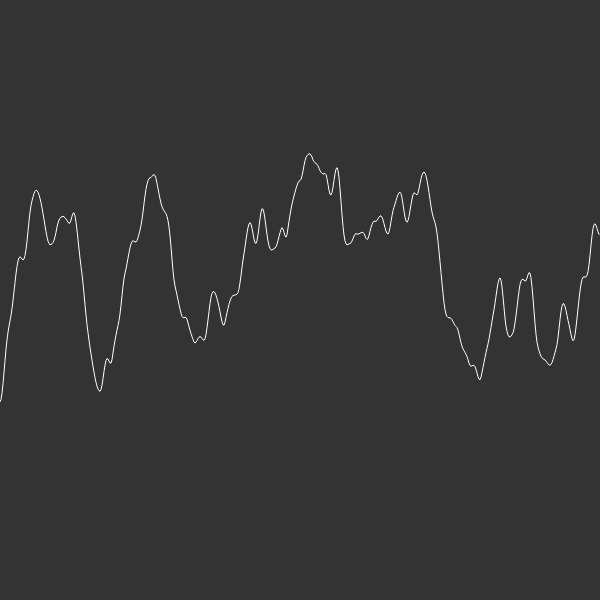
Frame 1 (no input)
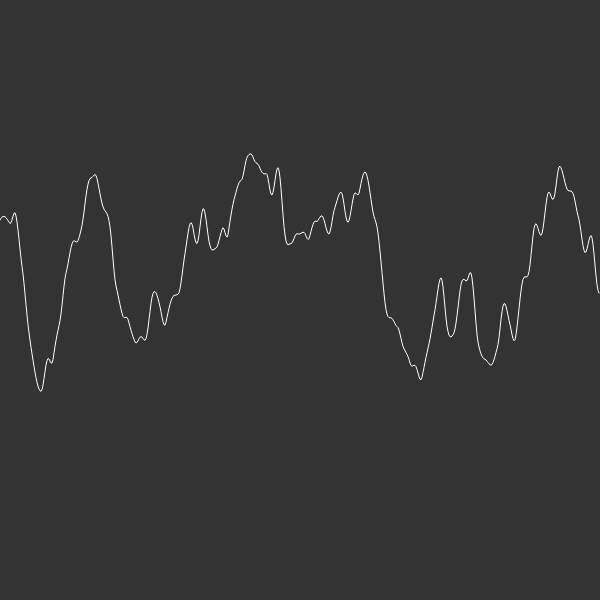
Frame 60 (no input)
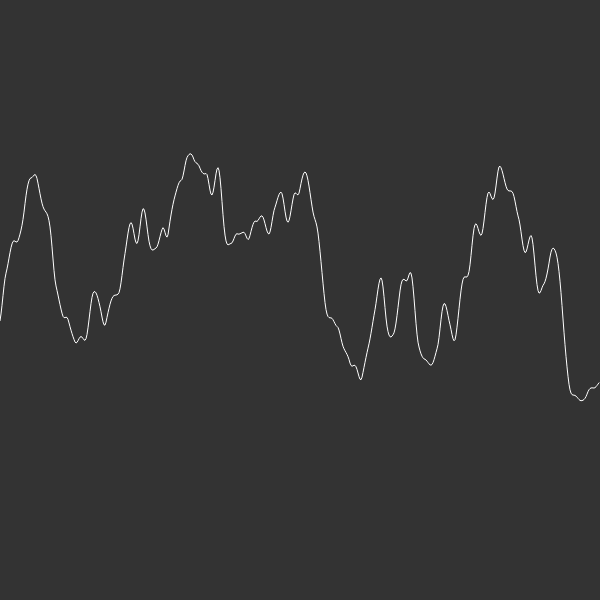
Frame 120 (the mouse pressed at the canvas centre since frame 60)

The p5.js sketch that drew these frames (run headless with seeded random() and noise() and a simulated clock; from frame 60 on, the mouse is pressed at the canvas centre):

// p5.js sketch
// ── sketch.js
var inc = .02; //changing inc essentially "zooms in" on the graph
var start = 0;
function setup() {
	createCanvas(600, 600);
}

function draw() {
	background(51);
	stroke(255);
	noFill();
	beginShape();
	var yoff = start;
	for(var x = 0; x < width; x++)
	{
		stroke(255);
		var y = map(noise(yoff), 0, 1, 0, height);
		vertex(x, y);
		yoff += inc;
	}
	endShape();
	start += inc;
}
